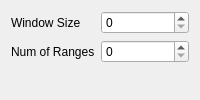
<?xml version="1.0" encoding="UTF-8"?>
<ui version="4.0">
 <class>Form</class>
 <widget class="QWidget" name="Form">
  <property name="windowTitle">
   <string>Form</string>
  </property>
  <layout class="QVBoxLayout" name="verticalLayout">
   <item>
    <layout class="QFormLayout" name="formLayout_2">
     <property name="fieldGrowthPolicy">
      <enum>QFormLayout::AllNonFixedFieldsGrow</enum>
     </property>
     <item row="0" column="0">
      <widget class="QLabel" name="windowSizeLabel">
       <property name="text">
        <string>Window Size</string>
       </property>
      </widget>
     </item>
     <item row="0" column="1">
      <widget class="QSpinBox" name="windowSizeSpinBox"/>
     </item>
     <item row="1" column="0">
      <widget class="QLabel" name="numOfRangesLabel">
       <property name="text">
        <string>Num of Ranges</string>
       </property>
      </widget>
     </item>
     <item row="1" column="1">
      <widget class="QSpinBox" name="numOfRangesSpinBox"/>
     </item>
    </layout>
   </item>
  </layout>
 </widget>
 <resources/>
 <connections/>
</ui>
